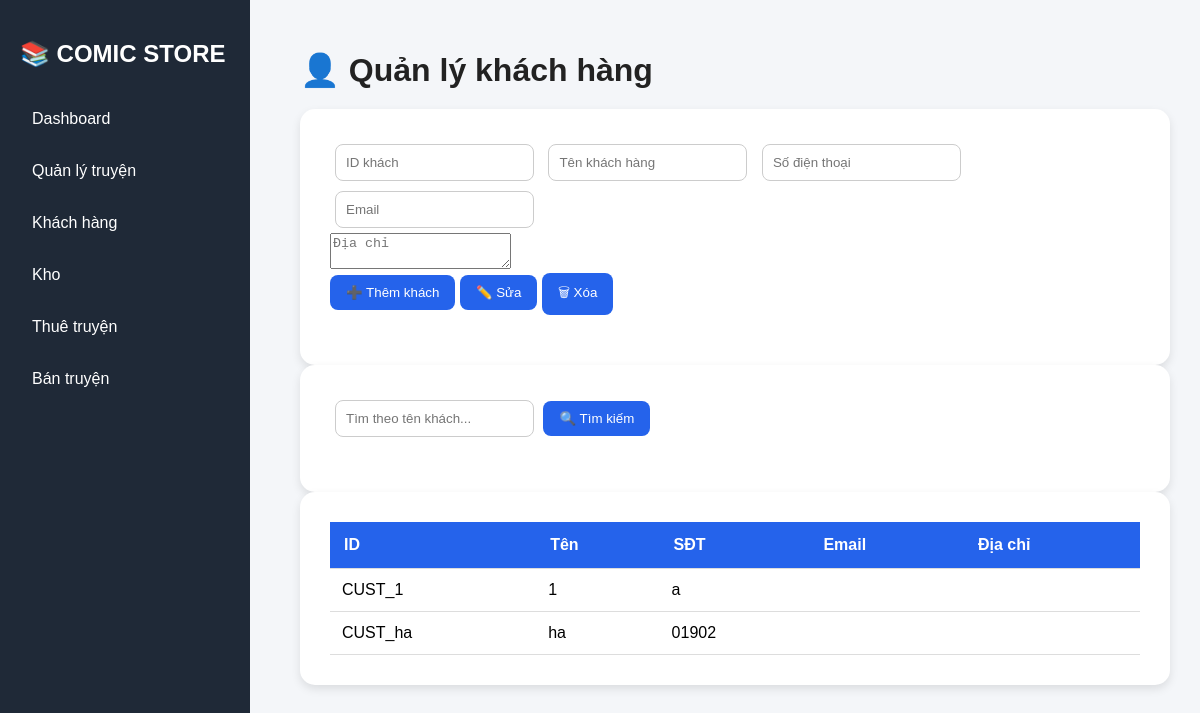
The page /customers on the database as committed earlier.
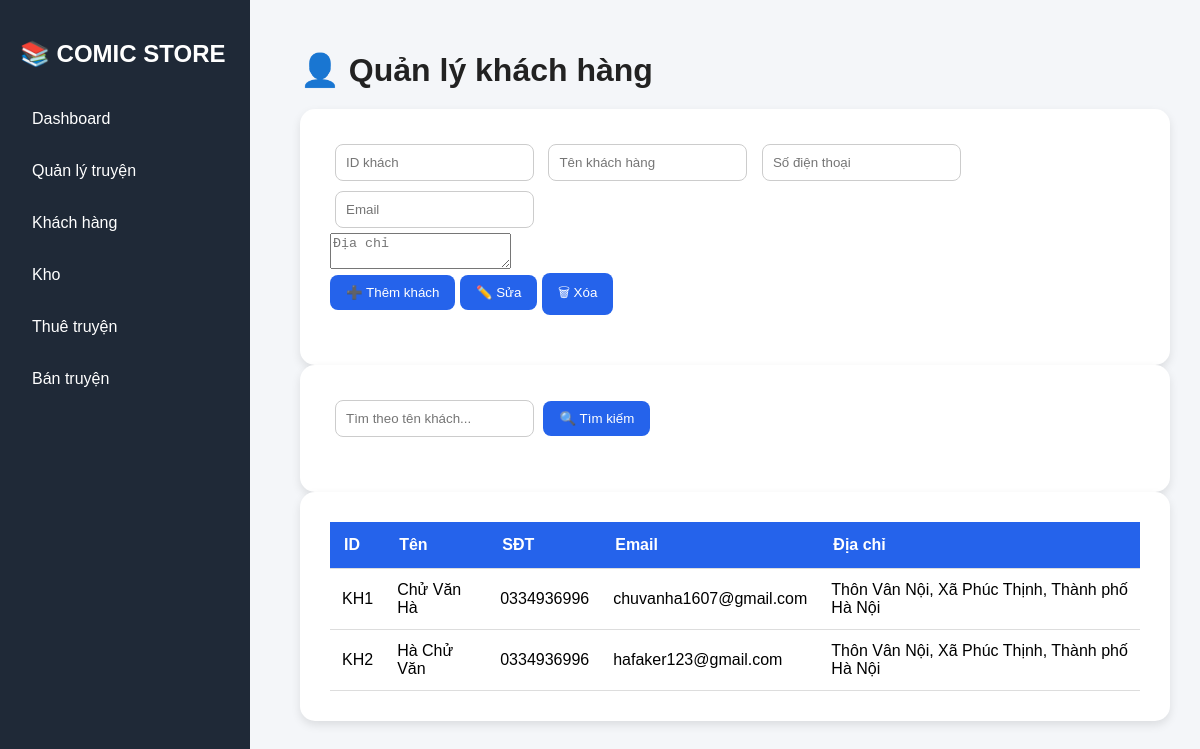
The same page on the database as committed later.
### tables this page shows
CREATE TABLE customers (

                customer_id TEXT PRIMARY KEY,

                name TEXT NOT NULL,

                phone TEXT,

                email TEXT,

                address TEXT,

                created_at TIMESTAMP DEFAULT CURRENT_TIMESTAMP
            );

### views/routes/customer_routes.py (the view)
@customer_bp.route("/customers")
def customers():
    keyword = request.args.get(
        "keyword",
        ""
    )
    if keyword:
        customers = (
            customer_service.search_customer(
                keyword
            )
        )
    else:
        customers = (
            customer_service.get_all_customers()
        )
    return render_template(
        "customers.html",
        customers=customers
    )

### repositories/customer_repository.py (called while the page is built)
    def get_all(self):
        query = "SELECT * FROM customers"
        self.cursor.execute(query)
        rows = self.cursor.fetchall()
        customers = []
        for row in rows:
            customer = Customer(
                row["customer_id"],
                row["name"],
                row["phone"],
                row["email"],
                row["address"]
            )
            customers.append(customer)
        return customers

### services/customer_service.py (called while the page is built)
    def get_all_customers(self):
        return self.repository.get_all()

### views/templates/customers.html (shortened to what this page needs)
{% extends 'base.html' %}
{% block content %}
<div class="page-header">
    <h1>👤 Quản lý khách hàng</h1>
</div>
<div class="card">
    <form
        action="/customers/add"
        method="POST"
        id="customerForm"
    >
        <div class="grid-2">
            <input
                type="text"
                name="customer_id"
                id="customer_id"
                placeholder="ID khách"
                readonly
            >
            <input
                type="text"
                name="name"
                id="name"
                placeholder="Tên khách hàng"
                required
            >
            <input
                type="text"
                name="phone"
                id="phone"
                placeholder="Số điện thoại"
            >
            <input
                type="email"
                name="email"
                id="email"
                placeholder="Email"
            >
        </div>
        <textarea
            name="address"
            id="address"
            placeholder="Địa chỉ"
            class="textarea"
        ></textarea>
        <div class="button-group">
            <button
                type="submit"
                class="btn btn-add"
            >
                ➕ Thêm khách
            </button>
            <button
                type="button"
                class="btn btn-update"
                onclick="updateCustomer()"
            >
                ✏️ Sửa
            </button>
            <button
                type="button"
                class="btn btn-delete"
                onclick="deleteCustomer()"
            >
                🗑 Xóa
            </button>
        </div>
    </form>
</div>
<div class="card">
    <form
        method="GET"
        action="/customers"
        class="search-box"
    >
        <input
            type="text"
            name="keyword"
            placeholder="Tìm theo tên khách..."
        >
        <button class="btn btn-search">
            🔍 Tìm kiếm
        </button>
    </form>
</div>
<div class="card">
    <table>
        <thead>
            <tr>
                <th>ID</th>
                <th>Tên</th>
                <th>SĐT</th>
                <th>Email</th>
                <th>Địa chỉ</th>
            </tr>
        </thead>
        <tbody>
            {% for customer in customers %}
            <tr
                onclick="selectCustomer(
                    '{{ customer.customer_id }}',
                    '{{ customer.name }}',
                    '{{ customer.phone }}',
                    '{{ customer.email }}',
                    '{{ customer.address }}'
                )"
            >
                <td>{{ customer.customer_id }}</td>
                <td>{{ customer.name }}</td>
                <td>{{ customer.phone }}</td>
                <td>{{ customer.email }}</td>
                <td>{{ customer.address }}</td>
            </tr>
            {% endfor %}
        </tbody>
    </table>
</div>
{% endblock %}

Rows that differ between the two databases and show on the page:
removed customers: customer_id "CUST_1", name "1", phone "a"
removed customers: customer_id "CUST_ha", name "ha", phone "01902"
added customers: customer_id "KH1", name "Chử Văn Hà", phone "0334936996", email "chuvanha1607@gmail.com", address "Thôn Vân Nội, Xã Phúc Thịnh, Thành phố Hà Nội"
added customers: customer_id "KH2", name "Hà Chử Văn", phone "0334936996", email "hafaker123@gmail.com", address "Thôn Vân Nội, Xã Phúc Thịnh, Thành phố Hà Nội"
